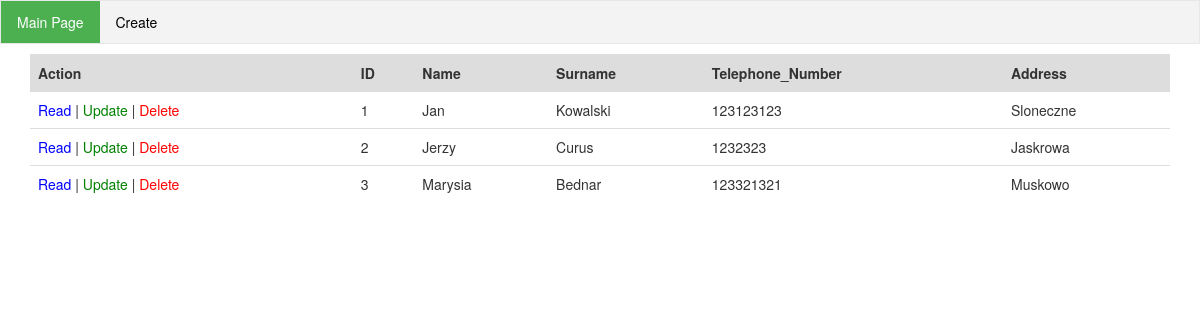
The page / on the database its author committed.
### tables this page shows
CREATE TABLE `person` (
  `id` int(11) NOT NULL,
  `Name` varchar(100) NOT NULL,
  `Surname` varchar(100) NOT NULL,
  `Telephone_Number` varchar(9) NOT NULL,
  `Address` varchar(100) NOT NULL
);

### index.php (the view, shortened to what this page needs)
<!DOCTYPE html>
<html lang="en">
<head>
	<link rel="stylesheet" type="text/css" href="style.css">
	<link rel="stylesheet" href="http://maxcdn.bootstrapcdn.com/bootstrap/3.3.6/css/bootstrap.min.css">
</head>
<body>
<ul>
  <li><a class="activeM" >Main Page</a></li>
  <li><a href="create.php">Create</a></li>
</ul>
<div class="container">
	<table class="table table-hover" align="center">
	<tr style="background-color:#DDDDDD">
		<th>Action</th>
		<th>ID</th>
		<th>Name</th>
		<th>Surname</th>
		<th>Telephone_Number</th>
		<th>Address</th>
	</tr>
		<?php
			$conn = Database::Connect();
			$sql_q = 'SELECT * FROM person';
			foreach ($conn->query($sql_q) as $r){
				echo '<tr>';
				echo '<td>';
					echo '<a style="color:blue" href="read.php?id='.$r['id'].'">Read</a> | ';
					echo '<a style="color:green" href="update.php?id='.$r['id'].'">Update</a> | ';
					echo '<a style="color:red"href="delete.php?id='.$r['id'].'">Delete</a>';
				echo '</td>';
				echo '<td>'.$r['id'].'</td><td>'.$r['Name'].'</td><td>'.$r['Surname'].'</td><td>'.$r['Telephone_Number'].'</td><td>'.$r['Address'].'</td>';
				echo '</tr>';
			}
		?>
	</table>
</div>
</body>
</html>

### style.css (style rules this page uses)
ul { list-style-type: none; margin: 0; padding: 0; overflow: hidden; border: 1px solid #e7e7e7; background-color: #f3f3f3; }
li { float: left; }
li a { display: block; color: black; text-align: center; padding: 11px 16px; text-decoration: none; }
li a.activeM { cursor:pointer; color: white; background-color: #4CAF50; text-decoration: none; }
th, td { padding: 5px; }
th { text-align: center; }

### rows shown on the page
person: id "1", Name "Jan", Surname "Kowalski", Telephone_Number "123123123", Address "Sloneczne"
person: id "2", Name "Jerzy", Surname "Curus", Telephone_Number "1232323", Address "Jaskrowa"
person: id "3", Name "Marysia", Surname "Bednar", Telephone_Number "123321321", Address "Muskowo"
